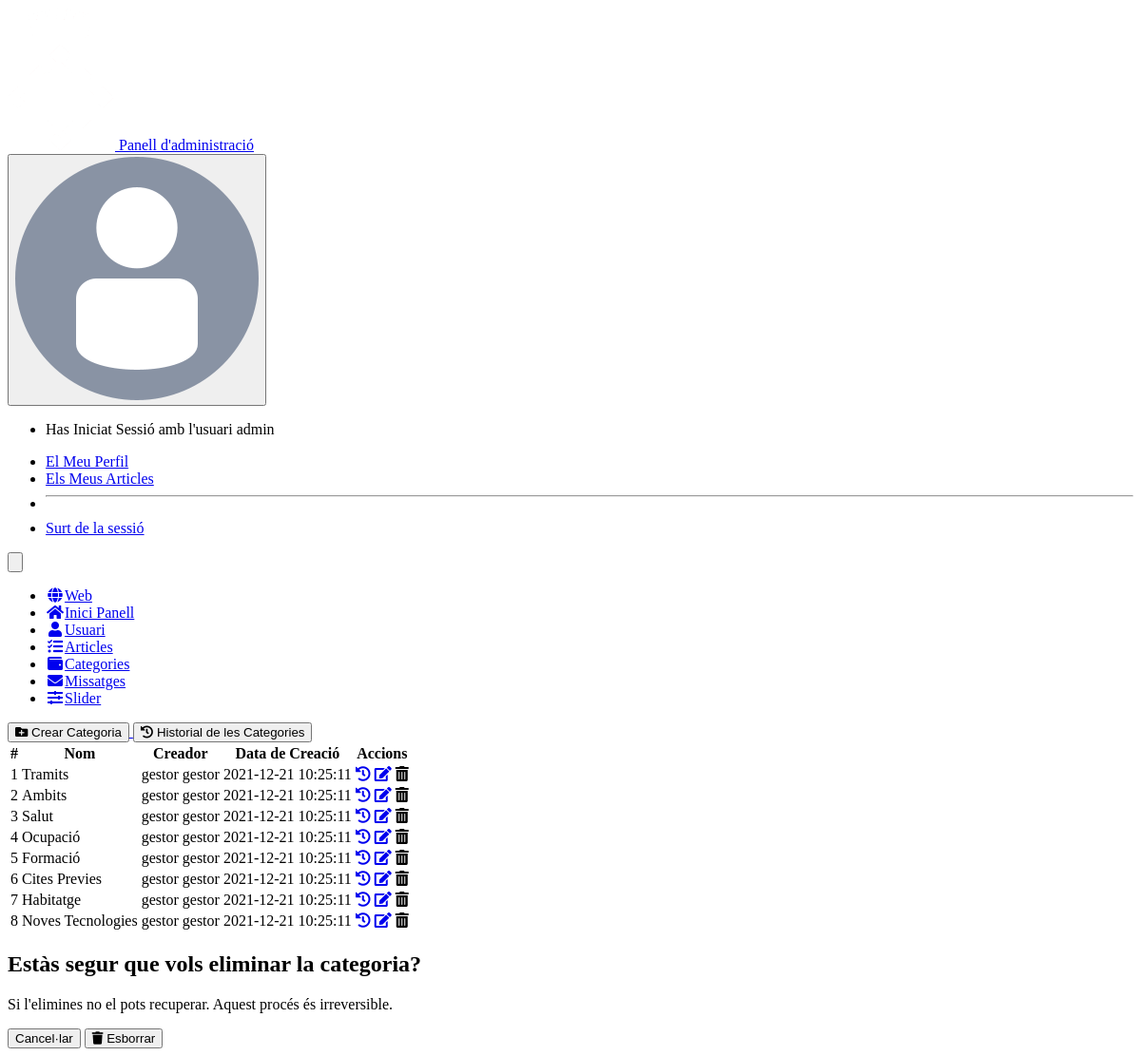
The app's page /index.php?r=llistarcategoria (signed in) with its own data.
### tables this page shows
CREATE TABLE `usuari` (
  `id` bigint(20) NOT NULL AUTO_INCREMENT,
  `nom` varchar(150) DEFAULT NULL,
  `cognom` varchar(150) DEFAULT NULL,
  `username` varchar(150) DEFAULT NULL,
  `contrasenya` varchar(150) DEFAULT NULL,
  `rol` varchar(150) DEFAULT 'Usuari',
  `email` varchar(150) DEFAULT NULL,
  `telefon` varchar(15) DEFAULT NULL,
  `imatge` varchar(100) DEFAULT '/img/users/userporfile.png',
  PRIMARY KEY (`id`),
  UNIQUE KEY `username` (`username`)
);

CREATE TABLE `categoria` (
  `id` bigint(20) NOT NULL AUTO_INCREMENT,
  `nom` varchar(150) DEFAULT NULL,
  `id_usuari` bigint(20) DEFAULT NULL,
  `data_creacio` timestamp NOT NULL DEFAULT current_timestamp() ON UPDATE current_timestamp(),
  PRIMARY KEY (`id`),
  KEY `fk_usuariCat` (`id_usuari`),
  CONSTRAINT `fk_usuariCat` FOREIGN KEY (`id_usuari`) REFERENCES `usuari` (`id`) ON DELETE CASCADE ON UPDATE CASCADE
);

### src/view/llistarcategoria.php (the view, shortened to what the rows shown need)
<!DOCTYPE html>
<html lang="ca">
<head>
    <?php require '../src/includes/head.php'; ?>
</head>
<body class="bg-black font-sans leading-normal tracking-normal">
    <?php
    require '../src/includes/nav_admin.php';
    ?>
    <div class="container w-full mx-auto pt-20">
        <div class="w-full px-4 md:px-0 md-8 mt-20 mb-16 text-gray-800 leading-normal text-center">
            <div class="flex flex-col">
                <div>
                    <div class="py-2 inline-block min-w-full sm:px-6 lg:px-8">
                        <div class="overflow-hidden sm:rounded-lg shadow-md">
                            <table class="mr-auto ml-auto mt-5">
                                <thead class="bg-gray-100 dark:bg-gray-700">
                                    <tr>
                                        <th scope="col" class="text-xs font-medium text-gray-700 px-6 py-3 text-left uppercase tracking-wider dark:text-gray-400">
                                            #
                                        </th>
                                        <th scope="col" class="text-xs font-medium text-gray-700 px-6 py-3 text-left uppercase tracking-wider dark:text-gray-400">
                                            Nom
                                        </th>
                                        <?php if ($dadesUsuariLogat["rol"] === "Administrador") { ?>
                                            <th scope="col" class="text-xs font-medium text-gray-700 px-6 py-3 text-left uppercase tracking-wider dark:text-gray-400">
                                                Creador
                                            </th>
                                        <?php } ?>
                                        <th scope="col" class="text-xs font-medium text-gray-700 px-6 py-3 text-left uppercase tracking-wider dark:text-gray-400">
                                            Data de Creació
                                        </th>
                                        <th scope="col" class="text-xs font-medium text-gray-700 px-6 py-3 text-left uppercase tracking-wider dark:text-gray-400">
                                            Accions
                                        </th>
                                    </tr>
                                </thead>
                                <?php foreach ($dadescategoria as $actual) { ?>
                                    <tr class="bg-white border-b dark:bg-gray-800 dark:border-gray-600">
                                        <td class="px-6 py-4 whitespace-nowrap text-sm font-medium text-gray-900 dark:text-white">
                                            <?php echo $actual['id']; ?>
                                        </td>
                                        <td class="text-sm text-gray-500 px-6 py-4 whitespace-nowrap dark:text-gray-400">
                                            <?php echo $actual['nom']; ?>
                                        </td>
                                        <?php if ($dadesUsuariLogat["rol"] === "Administrador") { ?>
                                            <td class="text-sm text-gray-500 px-6 py-4 whitespace-nowrap dark:text-gray-400">
                                                <?php echo $actual['creador']; ?>
                                            </td>
                                        <?php } ?>
                                        <td class="text-sm text-gray-500 px-6 py-4 whitespace-nowrap dark:text-gray-400">
                                            <?php echo $actual['data_creacio']; ?>
                                        </td>
                                        <td class="px-6 py-4 whitespace-nowrap text-right text-sm font-medium">
                                            <?php if ($dadesUsuariLogat["rol"] === "Administrador") { ?>
                                                <a href="index.php?r=historialCategoriaConcreta&id=<?php echo $actual['id']; ?>" class="text-pink-600 hover:text-pink-900 dark:text-pink-500 dark:hover:underline"><i class="fas fa-history"></i></a>
                                            <?php } ?>
                                            <a href="index.php?r=actualitzacategoria&id=<?php echo $actual['id']; ?>" class="text-blue-600 hover:text-blue-900 dark:text-blue-500 dark:hover:underline"><i class="fas fa-edit"></i></a>
                                            <span class="esborrarMissatge text-red-600 hover:text-red-900 dark:text-red-500 dark:hover:underline">
                                                <i class="fas fa-trash-alt"></i>
                                            </span>
                                        </td>
                                    </tr>
                                <?php } ?>
                            </table>
                        </div>
                    </div>
                </div>
            </div>
        </div>
    </div>
</body>
<div id="modalConfirmacio" class="hidden flex items-center justify-center fixed left-0 bottom-0 fixed z-10 inset-0 overflow-y-auto bg-gray-500 bg-opacity-75 transition-opacity" aria-labelledby="modal-title" role="dialog" aria-modal="true">
    <div class="bg-white rounded-lg w-1/2">
        <div class="text-center p-5 flex-auto justify-center">
            <h2 class="text-xl font-bold py-4 ">Estàs segur que vols eliminar la categoria?</h3>
                <p class="text-sm text-gray-500 px-8">Si l'elimines no el pots recuperar. Aquest procés és irreversible.</p>
        </div>
    </div>
</div>
</html>

### src/includes/nav_admin.php (shortened to what the rows shown need)
<nav id="header" class="bg-red-600 fixed w-full z-10 top-0 shadow">
        <div class="w-full container mx-auto flex flex-wrap items-center mt-0 pt-3 pb-3 md:pb-0">
            <div class="w-1/2 pr-0">
                <div class="flex relative inline-block float-right">
                    <div class="relative text-sm text-gray-100">
                        <?php if ($logat) { ?>
                            <div class="hidden md:flex items-center space-x-3 mr-8">
                                <div class="relative text-sm text-gray-100">
                                    <button id="userButton" class="flex items-center focus:outline-none mr-3">
                                    <img src="<?php echo $dadesUsuariLogat["imatge"]?>" class="w-10 rounded-3xl" alt="user">
                                    </button>
                                    <div id="userMenu" class="bg-red-600 rounded shadow-md mt-2 w-60 absolute mt-12 top-0 right-0 min-w-full overflow-auto z-30 invisible">
                                        <ul class="list-reset">
                                            <li><p class="px-4 py-2 block text-gray-100 hover:bg-gray-800 no-underline hover:no-underline">Has Iniciat Sessió amb l'usuari <?php echo $usuarilogat;?></p></li>
                                            <li><a href="index.php?r=perfilusuari" class="px-4 py-2 block text-gray-100 hover:bg-gray-800 no-underline hover:no-underline">El Meu Perfil</a></li>
                                            <li><a href="index.php?r=articlespreferitsusuari" class="px-4 py-2 block text-gray-100 hover:bg-gray-800 no-underline hover:no-underline">Els Meus Articles</a></li>
                                            <li><hr class="border-t mx-2 border-gray-400"></li>
                                            <li><a href="index.php?r=logout" class="px-4 py-2 block text-gray-100 hover:bg-gray-800 no-underline hover:no-underline">Surt de la sessió</a></li>
                                        </ul>
                                    </div>
                                </div>
                            </div>
                        <?php } ?>
                    </div>
                </div>
            </div>
    </nav>

### records on screen
usuari: imatge (picture)
categoria: id "1", nom "Tramits", creador "gestor gestor", data_creacio "2021-12-21 10:25:11"
categoria: id "2", nom "Ambits", creador "gestor gestor", data_creacio "2021-12-21 10:25:11"
categoria: id "3", nom "Salut", creador "gestor gestor", data_creacio "2021-12-21 10:25:11"
categoria: id "4", nom "Ocupació", creador "gestor gestor", data_creacio "2021-12-21 10:25:11"
categoria: id "5", nom "Formació", creador "gestor gestor", data_creacio "2021-12-21 10:25:11"
categoria: id "6", nom "Cites Previes", creador "gestor gestor", data_creacio "2021-12-21 10:25:11"
categoria: id "7", nom "Habitatge", creador "gestor gestor", data_creacio "2021-12-21 10:25:11"
categoria: id "8", nom "Noves Tecnologies", creador "gestor gestor", data_creacio "2021-12-21 10:25:11"

### other values on screen
$usuarilogat "admin"
